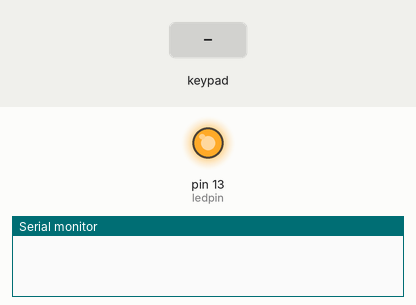
Simulated run of this sketch. Board: Arduino Uno, built with avr-gcc and run on an emulated ATmega328P. Parts: output pins drawn as LEDs (lit = HIGH), the last lines printed to the serial monitor. Inputs (shaded band) come from the test bench.

Above: at 1.2 s.
1.3 s: key '*' pressed
At 2.1 s:
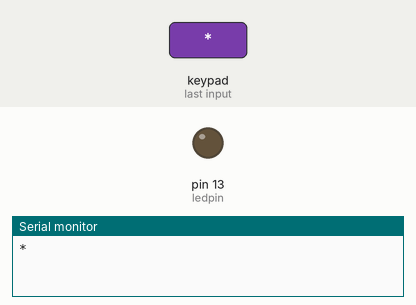
5.9 s: key '#' pressed
At 6.8 s:
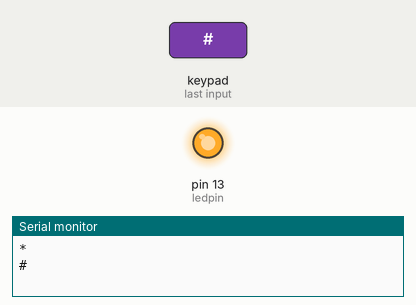
Timing chart, 0 to 8.9 s (numbered marks = the images above; inputs shaded):
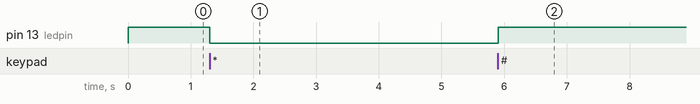

The sketch:

Arduino-MembraneKeyPad.ino
```cpp
/*  Keypadtest.pde
 *
 *  Demonstrate the simplest use of the  keypad library.
 *
 *  The first step is to connect your keypad to the
 *  Arduino  using the pin numbers listed below in
 *  rowPins[] and colPins[]. If you want to use different
 *  pins then  you  can  change  the  numbers below to
 *  match your setup.
 *
 */
#include <Keypad.h>

const byte ROWS = 4; //four rows
const byte COLS = 3; //three columns
char keys[ROWS][COLS] = {
  {'1','2','3'},
  {'4','5','6'},
  {'7','8','9'},
  {'*','0','#'}
};
byte rowPins[ROWS] = {8, 7, 6, 5}; //connect to the row pinouts of the keypad
byte colPins[COLS] = {4, 3, 2}; //connect to the column pinouts of the keypad

Keypad keypad = Keypad( makeKeymap(keys), rowPins, colPins, ROWS, COLS );

#define ledpin 13

void setup() {
  pinMode(ledpin,OUTPUT);
  digitalWrite(ledpin, HIGH);
  Serial.begin(9600);
}

void loop(){
  char key = keypad.getKey();
  if(key) {
    switch(key) {
      case '*':
          digitalWrite(ledpin, LOW);
          Serial.println(key);
        break;
      case '#':
          digitalWrite(ledpin, HIGH);
          Serial.println(key);
        break;
      default:
           Serial.println(key);
        break;
    }
  }
}
```

Measured:
- after the input at 1.3 s, pin 13 (ledpin): HIGH → LOW at once
- after the input at 5.9 s, pin 13 (ledpin): LOW → HIGH at once
